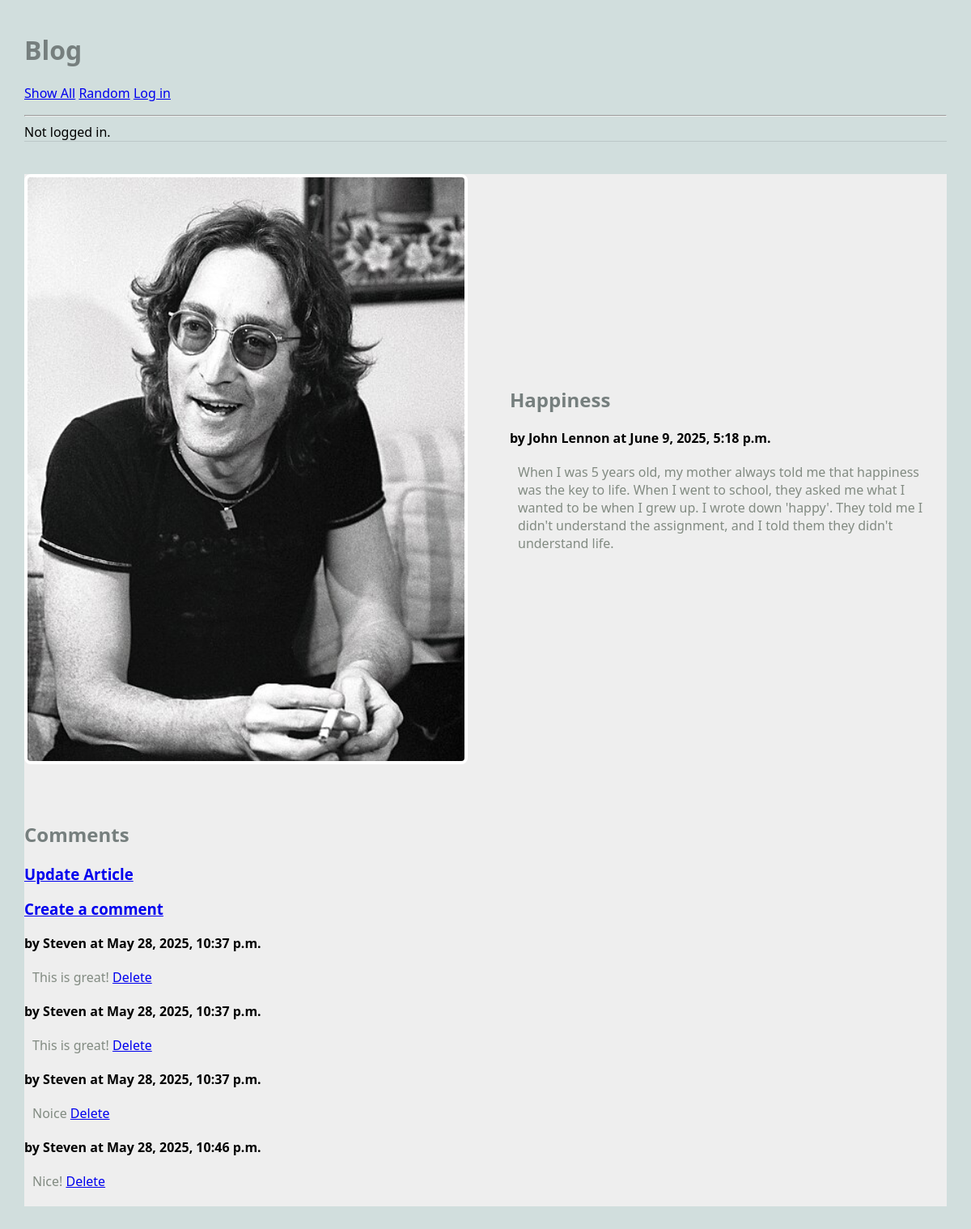
/blog/article/1, run on the app's committed database.
### blog/models.py (models this page shows, shortened)
class Article(models.Model):
    title = models.TextField(blank=False)
    author = models.TextField(blank=False)
    text = models.TextField(blank=False)
    published = models.DateTimeField(auto_now=True)
    image_file = models.ImageField(blank=True)
    user = models.ForeignKey(User, on_delete=models.CASCADE) ## NEW
    def get_all_comments(self):
        comments = Comment.objects.filter(article=self)
        return comments

class Comment(models.Model):
    article = models.ForeignKey("Article", on_delete=models.CASCADE)
    author = models.TextField(blank=False)
    text = models.TextField(blank=False)
    published = models.DateTimeField(auto_now=True)

### blog/views.py (the view)
# urls.py: path('article/<int:pk>', ArticleView.as_view(), name='article'),# new
class ArticleView(DetailView):
    model = Article
    template_name = 'blog/article.html' ## reusing same template!!
    context_object_name = 'article'

### blog/templates/blog/article.html (shortened to what this page needs)
{% extends 'blog/base.html' %}
{% block content %}
<main class="grid-container">
    <article class="featured">
        {% if article.image_file %}
		<img src="{{article.image_file.url}}" alt="{{article.image_file.url}}">
		{% endif %}
        <div>
        <h2>{{article.title}}</h2>
        <strong>by {{article.author}} at {{article.published}}</strong>
        <p>
        {{article.text}}
        </p>
        </div>
    </article>
    <div>
    <h2>Comments</h2>
    <h3><a href="{% url 'blog:update_article' article.pk %}">Update Article</a></h3>
    <h3><a href="{% url 'blog:create_comment' article.pk %}">Create a comment</a></h3>
    {% for c in article.get_all_comments %}
    <article>
        <div>
        <strong>by {{c.author}} at {{c.published}}</strong>
        <p>
        {{c.text}}
        <a href="{% url 'blog:delete_comment' c.pk %}">Delete</a>
        </div>
    </article>
    {% endfor %}
</div>
</main>
{% endblock %}

### static/blog_styles.css (style rules this page uses)
body { margin: 30px; background: #d1dedd; font-family:'Segoe UI', Tahoma, Geneva, Verdana, sans-serif; }
h1, h2, h3 { color: #767f7e; }
p { color: #828b82; }
.grid-container { background: #eee; max-width: 900px; display: grid; grid-template-columns: repeat(3, 1fr); grid-gap: 10px; max-width: 1200px; margin: 20px auto; }
article.featured { grid-column: span 3; display: grid; gap: 60px; grid-template-columns: 1fr 1fr; align-items: center; border-bottom: 1px #bbc7c7; padding-bottom: 40px; }
article img, article.featured img { width: 100%; border: 4px solid #fff; border-radius: 8px; }
article p, article h3 { margin: 20px 10px; }

### data on the page
Article: image_file (picture), title "Happiness", author "John Lennon", published "June 9, 2025, 5:18 p.m.", text "When I was 5 years old, my mother always told me that happiness was the key to life. When I went to school, they asked me what I wanted to be when I grew up. I wrote down 'happy'. They told me I didn't understand the assignment, and I told them they didn't understand life."
Comment: author "Steven", published "May 28, 2025, 10:37 p.m.", text "This is great!"
Comment: author "Steven", published "May 28, 2025, 10:37 p.m.", text "This is great!"
Comment: author "Steven", published "May 28, 2025, 10:37 p.m.", text "Noice"
Comment: author "Steven", published "May 28, 2025, 10:46 p.m.", text "Nice!"
